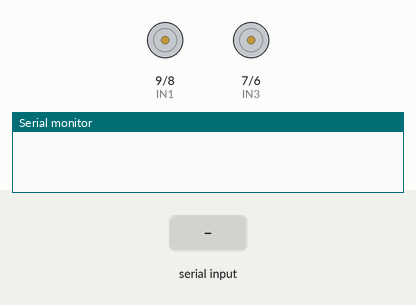
The sketch below on a simulated Arduino Uno, built with avr-gcc and run on an emulated ATmega328P. On the bench: motor-driver pin pairs drawn as motors (green arrow = first pin HIGH = forward, orange = second pin HIGH = backward, longer = more drive, scaled by the enable pin), the last lines printed to the serial monitor. Inputs (shaded band) come from the test bench.

Above: at 1.2 s.
1.3 s: "1" received over Serial
At 2.3 s:
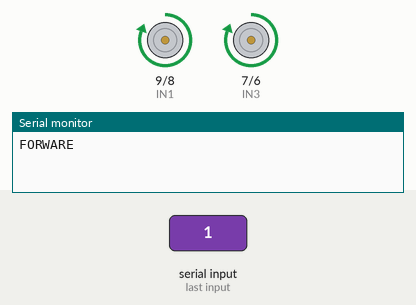
2.8 s: "3" received over Serial
At 3.5 s:
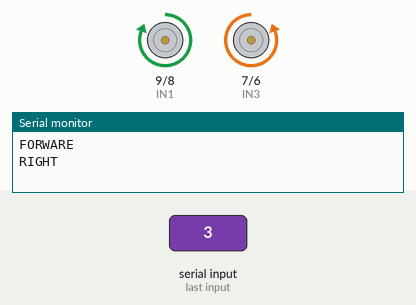
4.3 s: "4" received over Serial
At 4.6 s:
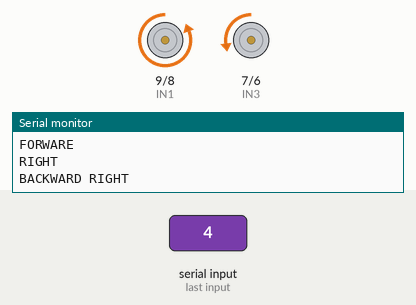
5.8 s: "5" received over Serial
At 7.0 s:
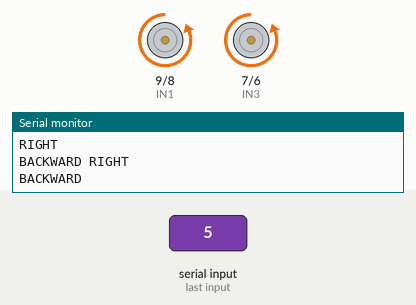
7.3 s: "7" received over Serial
At 8.1 s:
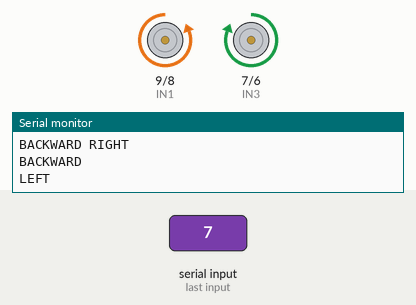
8.8 s: "8" received over Serial
At 9.2 s:
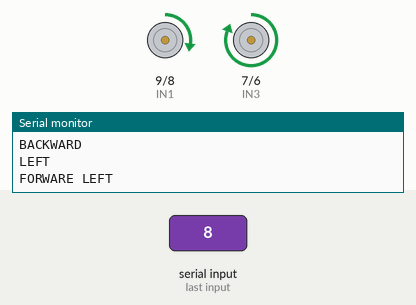
Timing chart, 0 to 11.3 s (numbered marks = the images above; inputs shaded):
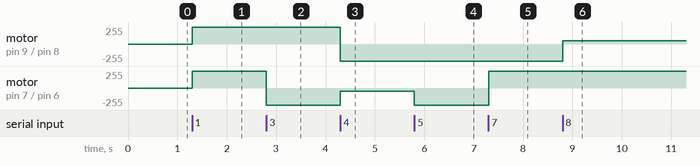

Measured:
- after the input at 1.3 s, motor on pin 9 (IN1) / pin 8 (IN2), motor on pin 7 (IN3) / pin 6 (IN4): stopped → forward 255/255 at once
- after the input at 2.8 s, motor on pin 7 (IN3) / pin 6 (IN4): forward 255/255 → backward 255/255 at once
- after the input at 4.3 s, motor on pin 9 (IN1) / pin 8 (IN2): forward 255/255 → backward 255/255 at once; motor on pin 7 (IN3) / pin 6 (IN4): backward 255/255 → backward 51/255 at once
- after the input at 5.8 s, motor on pin 7 (IN3) / pin 6 (IN4): backward 51/255 → backward 255/255 at once
- after the input at 7.3 s, motor on pin 7 (IN3) / pin 6 (IN4): backward 255/255 → forward 255/255 at once
- after the input at 8.8 s, motor on pin 9 (IN1) / pin 8 (IN2): backward 255/255 → forward 51/255 at once

The sketch:

chasis.ino
```cpp
/********* Connections **********/
// Motor connections
#define   IN1   9
#define   IN2   8
#define   IN3   7
#define   IN4   6
#define   ENA   10
#define   ENB   5
/******** Variables ********/
// Direction variables
#define   FF     1
#define   FR    2
#define   R     3
#define   BR    4
#define   B     5
#define   BL    6
#define   L     7
#define   FL    8
#define   STOP  0
#define   SPEED_CONSTANT  0.2
void setup() {
  Serial.begin(9600);
  delay(30);
  for (int i = 5; i <= 10; i++) {
    pinMode(i, OUTPUT);
  }
}
void motor(int dir, int speed);
int velocidad = 255;
void loop()
{
  if(Serial.available()>-1)  {
    int incomingData= Serial.read(); // can be -1 if read error
    switch(incomingData) {
        case '1':
           Serial.println("FORWARE");
           motor(1,velocidad);
           break;

        case '2':
           Serial.println("FORWARE RIGHT");
           motor(2,velocidad);
           break;

        case '3':
           Serial.println("RIGHT");
            motor(3,velocidad);
           break;
        case '4':
           Serial.println("BACKWARD RIGHT");
           motor(4,velocidad);
           break;

        case '5':
           Serial.println("BACKWARD");
           motor(5,velocidad);
           break;

        case '6':
           Serial.println("BACKWARD LEFT");
            motor(6,velocidad);
           break;
        case '7':
           Serial.println("LEFT");
           motor(7,velocidad);
           break;

        case '8':
           Serial.println("FORWARE LEFT");
           motor(8,velocidad);
           break;

        case '0':
           Serial.println("STOP");
            motor(0,velocidad);
           break;
        default:
           // handle unwanted input here
           break;
    }
  }
}

/*
  dir:
  F- Forward
  FR- Forward Right
  R- Right
  BR- Backward Right
  B- Backward
  BL- Backward Left
  L- Left
  FL- Forward Left
  STOP- Stop
  speed:
  min: 0, max: 255
*/
void motor(int dir, int speed) {
  if (dir == FF) {
    // Left motor forward with full speed
    digitalWrite(IN1, HIGH);
    digitalWrite(IN2, LOW);
    analogWrite(ENA, speed);
    // Right motor forward with full speed
    digitalWrite(IN3, HIGH);
    digitalWrite(IN4, LOW);
    analogWrite(ENB, speed);
  } else if (dir == FR) {
    // Left motor forward with full speed
    digitalWrite(IN1, HIGH);
    digitalWrite(IN2, LOW);
    analogWrite(ENA, speed);
    // Right motor forward with speed*SPEED_CONSTANT
    digitalWrite(IN3, HIGH);
    digitalWrite(IN4, LOW);
    analogWrite(ENB, speed * SPEED_CONSTANT);
  } else if (dir == R) {
    // Left motor forward with full speed
    digitalWrite(IN1, HIGH);
    digitalWrite(IN2, LOW);
    analogWrite(ENA, speed);
    // Right motor backward with full speed
    digitalWrite(IN3, LOW);
    digitalWrite(IN4, HIGH);
    analogWrite(ENB, speed);
  } else if (dir == BR) {
    // Left motor backward with full speed
    digitalWrite(IN1, LOW);
    digitalWrite(IN2, HIGH);
    analogWrite(ENA, speed);
    // Right motor backward with speed*SPEED_CONSTANT
    digitalWrite(IN3, LOW);
    digitalWrite(IN4, HIGH);
    analogWrite(ENB, speed * SPEED_CONSTANT);
  } else if (dir == B) {
    // Left motor backward with full speed
    digitalWrite(IN1, LOW);
    digitalWrite(IN2, HIGH);
    analogWrite(ENA, speed);
    // Right motor backward with full speed
    digitalWrite(IN3, LOW);
    digitalWrite(IN4, HIGH);
    analogWrite(ENB, speed);
  } else if (dir == BL) {
    // Left motor backward with speed*SPEED_CONSTANT
    digitalWrite(IN1, LOW);
    digitalWrite(IN2, HIGH);
    analogWrite(ENA, speed * SPEED_CONSTANT);
    // Right motor backward with full speed
    digitalWrite(IN3, LOW);
    digitalWrite(IN4, HIGH);
    analogWrite(ENB, speed);
  } else if (dir == L) {
    // Left motor forward with full speed
    digitalWrite(IN1, LOW);
    digitalWrite(IN2, HIGH);
    analogWrite(ENA, speed);
    // Right motor backward with full speed
    digitalWrite(IN3, HIGH);
    digitalWrite(IN4, LOW);
    analogWrite(ENB, speed);
  } else if (dir == FL) {
    // Left motor forward with speed*SPEED_CONSTANT
    digitalWrite(IN1, HIGH);
    digitalWrite(IN2, LOW);
    analogWrite(ENA, speed * SPEED_CONSTANT);
    // Right motor forward with full speed
    digitalWrite(IN3, HIGH);
    digitalWrite(IN4, LOW);
    analogWrite(ENB, speed);
  } else if (dir == STOP) {
    // Left motor stop
    analogWrite(ENA, 0);
    // Right motor stop
    analogWrite(ENB, 0);
  }
}
```
